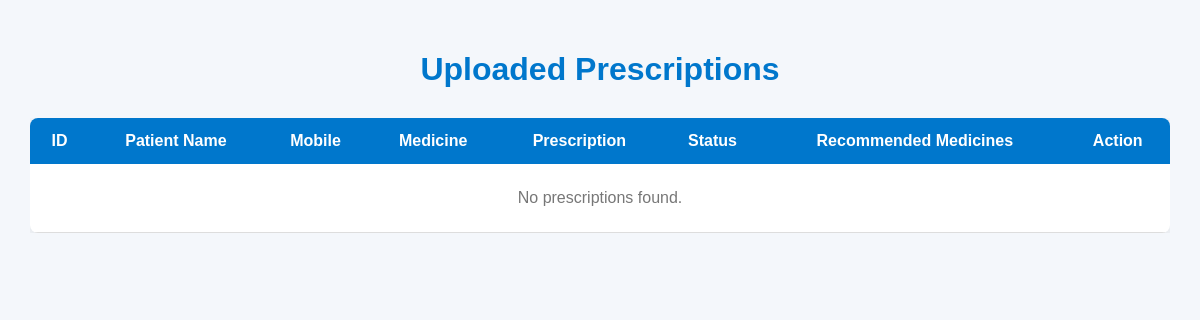
The app's page /pharmacist_prescriptions.php, older data.
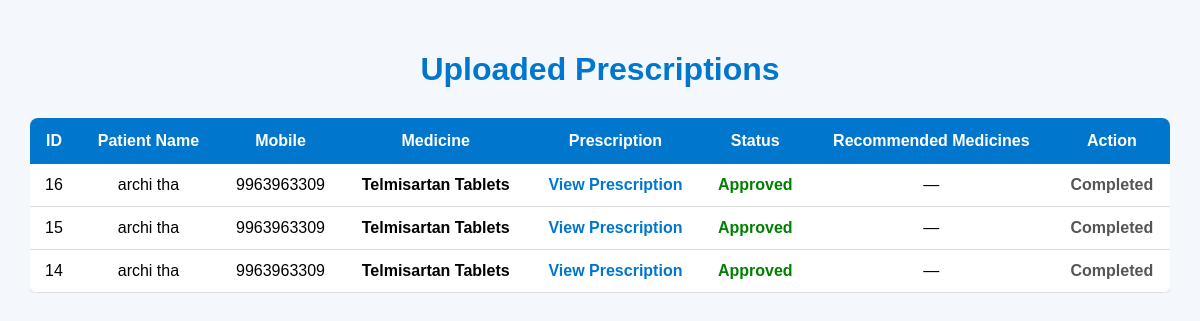
The same page, newer data.
### tables this page shows
CREATE TABLE `prescriptions` (
  `id` int(11) NOT NULL,
  `user_name` varchar(100) DEFAULT NULL,
  `product_id` int(11) DEFAULT NULL,
  `patient_name` varchar(100) NOT NULL,
  `mobile` varchar(20) NOT NULL,
  `prescription_file` varchar(255) NOT NULL,
  `status` varchar(50) NOT NULL DEFAULT 'Pending',
  `rejection_reason` text DEFAULT NULL,
  `recommended_medicines` text DEFAULT NULL,
  `upload_date` timestamp NOT NULL DEFAULT current_timestamp()
);

CREATE TABLE `products` (
  `product_id` int(11) NOT NULL,
  `product_name` varchar(255) NOT NULL,
  `product_description` text DEFAULT NULL,
  `price` decimal(10,2) NOT NULL,
  `cost_price` decimal(10,2) NOT NULL DEFAULT 0.00,
  `stock_quantity` int(11) NOT NULL,
  `image_url` varchar(255) DEFAULT NULL,
  `expire_date` date NOT NULL,
  `prescription_required` enum('Yes','No') NOT NULL DEFAULT 'No'
);

### pharmacist_prescriptions.php (the view, shortened to what this page needs)
<?php
include("db_Config/config.php");
$sql = "
    SELECT
        prescriptions.*,
        products.product_name
    FROM prescriptions
    LEFT JOIN products
        ON prescriptions.product_id =
           products.product_id
    ORDER BY
        prescriptions.upload_date DESC
";
$result =
    mysqli_query(
        $Connection,
        $sql
    );
?>
<!DOCTYPE html>
<html lang="en">
<head>
</head>
<body>
<h1>
Uploaded Prescriptions
</h1>
<div class="table-container">
<table>
<tr>
<th>ID</th>
<th>Patient Name</th>
<th>Mobile</th>
<th>Medicine</th>
<th>Prescription</th>
<th>Status</th>
<th>Recommended Medicines</th>
<th>Action</th>
</tr>
<?php
if (
    mysqli_num_rows($result) > 0
) {
    while (
        $row =
        mysqli_fetch_assoc($result)
    ) {
?>
<tr>
<td>
<?php
echo htmlspecialchars(
    $row['id']
);
?>
</td>
<td>
<?php
echo htmlspecialchars(
    $row['patient_name']
);
?>
</td>
<td>
<?php
echo htmlspecialchars(
    $row['mobile']
);
?>
</td>
<td>
<strong>
<?php
echo htmlspecialchars(
    $row['product_name']
    ?? 'Unknown Medicine'
);
?>
</strong>
</td>
<td>
<a
class="prescription-link"
href="uploads/<?php
echo htmlspecialchars(
    $row['prescription_file']
);
?>"
target="_blank"
>
View Prescription
</a>
</td>
<td class="status">
<?php
if (
    $row['status'] === 'Approved'
) {
?>
<span class="approved">
Approved
</span>
<?php
}
elseif (
    $row['status'] === 'Rejected'
) {
?>
<span class="rejected">
Rejected
</span>
<?php
}
else {
?>
<span class="pending">
Pending
</span>
<?php
}
?>
</td>
<td>
<?php
if (
    $row['status'] === 'Pending'
) {
?>
<form
action="update_prescription.php"
method="POST"
>
<input
type="hidden"
name="id"
value="<?php
echo $row['id'];
?>"
>
<input
type="text"
name="recommended_medicines"
placeholder="Enter medicines"
>
</td>
<td>
<button
type="submit"
name="action"
value="approve"
class="approve-btn"
>
Approve
</button>
<button
type="submit"
name="action"
value="reject"
class="reject-btn"
>
Reject
</button>
</form>
<?php
}
else {
?>
<?php
echo htmlspecialchars(
    $row['recommended_medicines']
    ?? '—'
);
?>
</td>
<td>
<span class="completed">
Completed
</span>
</td>
<?php
}
?>
</tr>
<?php
    }
}
else {
?>
<tr>
<td
colspan="8"
class="no-data"
>
No prescriptions found.
</td>
</tr>
<?php
}
?>
</table>
</div>
</body>
</html>

### pharmacist_prescriptions.php (style rules this page uses)
* { box-sizing: border-box; }
body { font-family: Arial, sans-serif; background: #f4f7fb; margin: 0; padding: 30px; }
h1 { text-align: center; color: #0077cc; margin-bottom: 30px; }
.table-container { width: 100%; overflow-x: auto; }
table { width: 100%; border-collapse: collapse; background: white; box-shadow: 0 3px 15px rgba(0,0,0,0.1); border-radius: 8px; overflow: hidden; }
th { background: #0077cc; color: white; padding: 14px; }
td { padding: 12px; text-align: center; border-bottom: 1px solid #ddd; }
.prescription-link { color: #0077cc; font-weight: bold; text-decoration: none; }
.status { font-weight: bold; }
.approved { color: green; }
.completed { font-weight: bold; color: #555; }
.no-data { padding: 25px; text-align: center; color: #777; }

Row changes from the older to the newer data that the page shows:
added prescriptions: id "16", patient_name "archi tha", mobile "9963963309", product.product_name "Telmisartan Tablets", status "Approved", recommended_medicines "—"
added prescriptions: id "15", patient_name "archi tha", mobile "9963963309", product.product_name "Telmisartan Tablets", status "Approved", recommended_medicines "—"
added prescriptions: id "14", patient_name "archi tha", mobile "9963963309", product.product_name "Telmisartan Tablets", status "Approved", recommended_medicines "—"
Text that changed along with them:
text no longer shown: "No prescriptions found."
